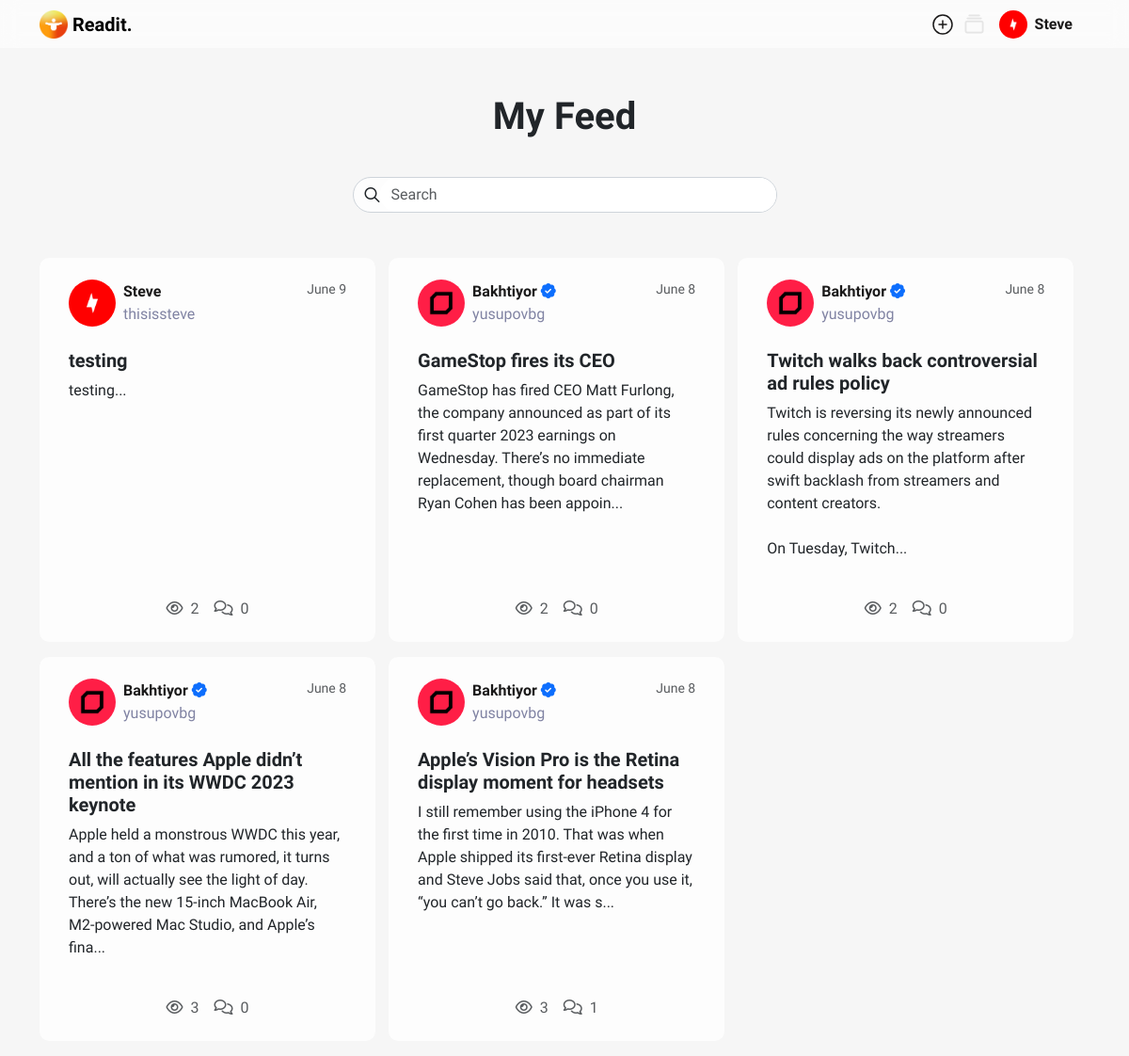
Page /pages/index.php (signed in) on the committed database.
### tables this page shows
CREATE TABLE `users` (
  `user_id` int(11) NOT NULL,
  `username` varchar(50) NOT NULL,
  `email` varchar(50) NOT NULL,
  `password` varchar(255) NOT NULL,
  `name` varchar(100) NOT NULL,
  `avatar` varchar(255) DEFAULT 'user_318-563642.jpg',
  `created_at` datetime DEFAULT current_timestamp(),
  `verified` tinyint(1) NOT NULL DEFAULT 0
);

CREATE TABLE `articles` (
  `id` int(11) NOT NULL,
  `user_id` int(11) NOT NULL,
  `title` varchar(100) NOT NULL,
  `content` text NOT NULL,
  `topics` varchar(100) DEFAULT NULL,
  `views` int(11) DEFAULT 0,
  `comments` int(11) NOT NULL,
  `created_at` datetime DEFAULT current_timestamp()
);

### pages/index.php (the view, shortened to what this page needs)
<?php
require_once "db_connection.php";
$userId = $_SESSION["user_id"];
$stmt = $conn->prepare("SELECT COUNT(*) FROM user_followers WHERE follower_id = ?");
$stmt->bind_param("i", $userId);
$stmt->execute();
$result = $stmt->get_result();
$count = $result->fetch_row()[0];
$articles = [];
if ($count > 0) {
    $stmt = $conn->prepare("SELECT followed_id FROM user_followers WHERE follower_id = ? ");
    $stmt->bind_param("i", $userId);
    $stmt->execute();
    $result = $stmt->get_result();
    $followedUsers = $result->fetch_all(MYSQLI_ASSOC);
    $followedUserIds = [];
    foreach ($followedUsers as $followedUser) {
        $followedUserIds[] = $followedUser['followed_id'];
    }
    $followedUserIds[] = $userId;
    $placeholders = rtrim(str_repeat('?,', count($followedUserIds)), ',');
    $stmt = $conn->prepare("SELECT * FROM articles WHERE user_id IN ($placeholders) ORDER BY `articles`.`created_at` DESC");
    $stmt->bind_param(str_repeat('i', count($followedUserIds)), ...$followedUserIds);
    $stmt->execute();
    $result = $stmt->get_result();
    $articles = $result->fetch_all(MYSQLI_ASSOC);
}
?>
<!DOCTYPE html>
<html>
<head>
    <link rel="stylesheet" href="https://cdn.jsdelivr.net/npm/bootstrap@5.3.0/dist/css/bootstrap.min.css">
    <link rel="stylesheet" href="../css/style.css">
    <link rel="stylesheet" href="../css/all.css">
    <link rel="stylesheet" href="../css/font.css">
</head>
<body>
<?php include "navbar.php"; ?>
<div class="container">
    <div class="row flex-column align-items-center">
        <h1 class="text-center mb-3">My Feed</h1>
        <div class="mb-5 mt-4 m-auto col-5 search-dropdown">
            <div class="search-input rounded-pill d-flex align-items-center">
            <i class="fa-regular fa-magnifying-glass"></i>
            <input type="text" class="form-control rounded-pill" id="searchQuery" name="searchQuery" placeholder="Search" autocomplete="off">
            </div>
        </div>
    <?php if (!empty($articles)): ?>
        <div class="articles w-100">
        <?php foreach ($articles as $article): ?>
            <div class="col-4 article me-1 mb-3">
            <a href="view_post.php?post_id=<?php echo $article['id']; ?>">
            <div class="card h-100 mb-3">
                <div class="card-header d-flex justify-content-between">
                <?php
            $publisherId = $article['user_id'];
            $stmt = $conn->prepare("SELECT name, username, avatar, verified FROM users WHERE user_id = ?");
            $stmt->bind_param("i", $publisherId);
            $stmt->execute();
            $result = $stmt->get_result();
            $publisher = $result->fetch_assoc();
            ?>
            <div class="d-flex align-items-center">
            <div class="publisher-photo me-2">
            <img src="../img/avatars/<?php echo $publisher['avatar']; ?>" class="h-100 rounded-circle" alt="<?php echo $publisher['name']; ?>'s profile photo">
            </div>
            <div class="publisher">
            <p class="mb-0">
                                    <?php echo $publisher['name']; ?>
                                    <?php if($publisher['verified']): ?>
                                        <i class="fa-solid fa-badge-check text-primary"></i>
                                    <?php endif; ?>
                                    <br>
                                    <span><?php echo $publisher['username']; ?></span>
                                </p>
            </div>
            </div>
            <span class="justify-content-end publish-date text-muted">
                <?php
                    echo date("F j", strtotime($article["created_at"]));
                ?>
            </span>
                </div>
                <div class="card-body">
                    <h5 class="card-title"><?php echo $article['title']; ?></h5>
                    <p class="card-text"><?php echo substr($article['content'], 0, 200); ?>...</p>
                </div>
                <div class="card-footer d-flex align--items-center justify-content-center text-center">
                <p class="card-text d-inline mb-0 text-muted me-3"><i class="far fa-eye me-1"></i> <?php echo $article['views']; ?></p>
                <p class="card-text d-inline mb-0 text-muted"><i class="far fa-comments me-1"></i> <?php echo $article['comments']; ?></p>
                </div>
            </div>
            </a>
            </div>
        <?php endforeach; ?>
        </div>
    <?php endif; ?>
    </div>
</div>
</body>
</html>

### pages/navbar.php (shortened to what this page needs)
<?php
require_once "db_connection.php";
$userId = $_SESSION["user_id"];
?>
<nav class="navbar navbar-expand-lg mb-4">
        <div class="container">
            <a class="navbar-brand" href="index.php">
                <img src="../img/icon.png" height="30" alt="">
                Readit.
            </a>
            <div class="collapse navbar-collapse justify-content-end" id="navbarNav">
                <ul class="navbar-nav align-items-center">
                <li class="nav-item">
                        <a class="nav-link add-btn" href="add_article.php">
                    </a>
                    </li>
                    <li class="nav-item">
                        <a class="nav-link" href="index.php"><i class="fa-regular fa-rectangle-history" style="padding-top: 5px;"></i></a>
                    </li>
                    <li class="nav-item dropdown">
    <a class="nav-link dropdown-toggle d-flex align-items-center" href="#" id="navbarDropdown" role="button" data-bs-toggle="dropdown" aria-expanded="false">
    <?php
    $stmt = $conn->prepare("SELECT * FROM users WHERE user_id = ?");
    $stmt->bind_param("s", $userId);
    $stmt->execute();
    $result = $stmt->get_result();
    $user = $result->fetch_assoc();
    if (!empty($user['avatar'])) {
        echo '<img src="../img/avatars/' . $user['avatar'] . '" class="avatar rounded-circle me-2" alt="">';
    } else {
        echo '<i class="fas fa-user-circle"></i>';
    }
    echo $user['name'];
?>
    </a>
</li>
                </ul>
            </div>
        </div>
    </nav>

### css/style.css (style rules this page uses)
:root, :host { --fa-font-regular: normal 400 1em/1 "Font Awesome 6 Free"; --bs-link-color: #00D066; --bs-link-color-rgb: 0,208,102; --bs-body-bg: #F6F6F6; --bs-body-bg-rgb: 246,246,246; --bs-offcanvas-color: #fff !important; }
.far, .fa-regular { font-family: 'Font Awesome 6 Free'; font-weight: 400; }
:root, :host { --fa-font-solid: normal 900 1em/1 "Font Awesome 6 Free"; }
.fas, .fa-solid { font-family: 'Font Awesome 6 Free'; font-weight: 900; }
* { text-decoration: none; box-sizing: border-box; }
body { font-family: 'Sora', sans-serif; background-color: #F6F6F6; }
a { text-decoration: none; color: #000; }
.nav-link { color: #1A1919; font-weight: 600; font-size: 16px; }
h1, h2, h3, h4, h5, h6 { font-weight: 600; }
.navbar { position: fixed; display: flex; top: 0; left: 0; right: 0; flex: 0 0 auto; flex-direction: row; align-items: center; justify-content: space-between; height: 51px; padding: 5px 20px; box-sizing: border-box; z-index: 10; background-color: rgba(255, 255, 255, .6) !important; -webkit-backdrop-filter: blur(10px); -moz-backdrop-filter: blur(10px); backdrop-filter: blur(10px); }
.navbar .container { margin-top: 0; }
.navbar .navbar-brand { font-weight: 700; color: #000; display: flex; align-items: center; }
.container { margin-top: 100px; }
.search-dropdown { position: relative; }
.avatar { height: 30px; }
.dropdown-toggle::after { display: none; }
.nav-link i { font-size: 20px; }
.publisher-photo { height: 50px; }
.publisher { font-weight: 600; color: #1A1919; font-size: 16px; }
.publisher span { font-weight: 400; color: #8083A3; }
.articles .card, .user-articles .card { background-color: rgba(255, 255, 255, 0.75) !important; -moz-background-color: rgb(255, 255, 255); backdrop-filter: blur(15px) !important; -moz-backdrop-filter: blur(15px); -webkit-backdrop-filter: blur(15px); border-radius: 10px; padding: 15px; border: none; }
.articles .card .card-header, .articles .card .card-footer, .user-articles .card .card-header, .user-articles .card .card-footer { background-color: transparent; border: none; font-size: 14px; }
.publish-date { width: 100px; text-align: end; font-weight: 500; }
.articles .card-footer .card-text { font-weight: 500; font-size: 16px; }
.articles .col-4 { width: 32%; }
.articles { display: flex; flex-wrap: wrap; justify-content: flex-start; }
.articles .article { margin-right: 14px !important; }
.search-input { background-color: rgba(255, 255, 255, 0.75) !important; -moz-background-color: rgb(255, 255, 255); backdrop-filter: blur(15px) !important; -moz-backdrop-filter: blur(15px); -webkit-backdrop-filter: blur(15px); background-clip: padding-box; border: 1px solid #ced4da; padding-left: 0.75rem; }
.search-input input { background-color: transparent; border: none; }
input, textarea { background-color: #fff !important; }
.navbar .navbar-brand img { margin-right: 5px; }
.nav-link.add-btn { --bs-navbar-nav-link-padding-x: 0; --bs-navbar-nav-link-padding-y: 0; }
.nav-link { padding: 0; margin-left: 10px; margin-right: 10px; }
.nav-link:first-child { margin-left: 0; }
.nav-link:last-child { margin-right: 0; }
.nav-link.disabled { opacity: .3; pointer-events: none; }

### rows in the picture
users: avatar (picture), name "Steve"
articles: user.avatar (picture), user.name "Steve", user.username "thisissteve", created_at "June 9", title "testing", content "testing", views "2", comments "0"
articles: user.avatar (picture), user.name "Bakhtiyor", user.username "yusupovbg", created_at "June 8", title "GameStop fires its CEO", content "GameStop has fired CEO Matt Furlong, the company announced as part of its first quarter 2023 earnings on Wednesday. There’s no immediate replacement, though board chairman Ryan Cohen has been appoin", views "2", comments "0"
articles: user.avatar (picture), user.name "Bakhtiyor", user.username "yusupovbg", created_at "June 8", title "Twitch walks back controversial ad rules policy", content "Twitch is reversing its newly announced rules concerning the way streamers could display ads on the platform after swift backlash from streamers and content creators. On Tuesday, Twitch", views "2", comments "0"
articles: user.avatar (picture), user.name "Bakhtiyor", user.username "yusupovbg", created_at "June 8", title "All the features Apple didn’t mention in its WWDC 2023 keynote", content "Apple held a monstrous WWDC this year, and a ton of what was rumored, it turns out, will actually see the light of day. There’s the new 15-inch MacBook Air, M2-powered Mac Studio, and Apple’s fina", views "3", comments "0"
articles: user.avatar (picture), user.name "Bakhtiyor", user.username "yusupovbg", created_at "June 8", title "Apple’s Vision Pro is the Retina display moment for headsets", content "I still remember using the iPhone 4 for the first time in 2010. That was when Apple shipped its first-ever Retina display and Steve Jobs said that, once you use it, “you can’t go back.” It was s", views "3", comments "1"
